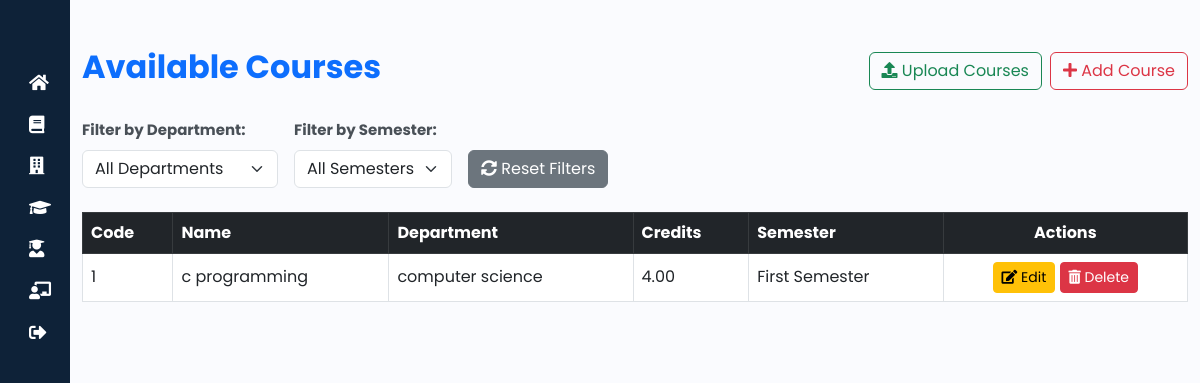
/course-list/ (signed in), run on an earlier commit of the app's database.
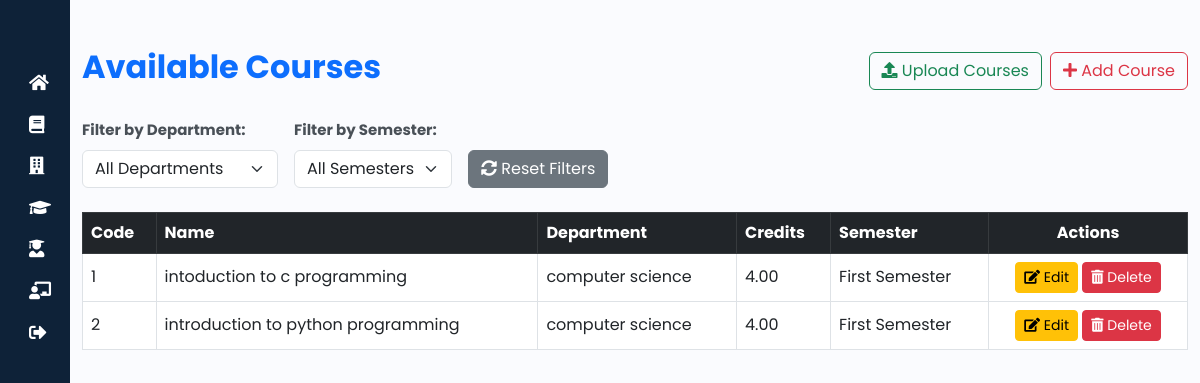
And on a later commit of the database.
### rapid/models.py (models this page shows, shortened)
class Course(models.Model):
    SEMESTER_CHOICES = [
        ('1', 'First Semester'),
        ('2', 'Second Semester'),
        ('3', 'Third Semester'),
        ('4', 'Fourth Semester'),
        ('5', 'Fifth Semester'),
        ('6', 'Sixth Semester'),
        ('7', 'Seventh Semester'),
        ('8', 'Eighth Semester'),
    ]
    course_id = models.AutoField(primary_key=True)
    course_code = models.CharField(max_length=20, unique=True)
    course_title = models.CharField(max_length=100)
    credit = models.DecimalField(max_digits=4, decimal_places=2)
    department_id = models.ForeignKey(Department, on_delete=models.CASCADE)
    semester = models.CharField(max_length=1, choices=SEMESTER_CHOICES)

class Department(models.Model):
    department_id=models.AutoField(primary_key=True)
    department_name=models.CharField(max_length=100)

### rapid/views.py (the view)
# urls.py: path('course-list/', views.course_list, name='course_list'),
@login_required
@admin_required
def course_list(request):
    courses = Course.objects.all()  # Fetch all courses from the database
    departments = Department.objects.all()  # Fetch all departments
    return render(request, 'rapid/course_list.html', {'courses': courses,"departments": departments})

### rapid/templates/rapid/course_list.html (shortened to what this page needs)
{% extends "base.html" %}
{% block content %}
<div class="container mt-5">
    <div class="d-flex justify-content-between align-items-center mb-4">
        <h2 class="fw-bold text-primary">Available Courses</h2>
        <div class="d-flex gap-2">
            <a href="/upload-courses/" class="btn btn-outline-success">
                <i class="fas fa-upload"></i> Upload Courses
            </a>
            <a href="/create-course/" class="btn btn-outline-danger">
                <i class="fas fa-plus"></i> Add Course
            </a>
        </div>
    </div>
    <div class="mb-4 d-flex flex-wrap gap-3">
        <div>
            <label for="departmentFilter" class="form-label fw-bold">Filter by Department:</label>
            <select id="departmentFilter" class="form-select">
                <option value="all">All Departments</option>
            </select>
        </div>
        <div>
            <label for="semesterFilter" class="form-label fw-bold">Filter by Semester:</label>
            <select id="semesterFilter" class="form-select">
                <option value="all">All Semesters</option>
            </select>
        </div>
        <div class="d-flex align-items-end">
            <button id="resetFilter" class="btn btn-secondary">
                <i class="fas fa-sync-alt"></i> Reset Filters
            </button>
        </div>
    </div>
    <div class="table-responsive">
        <table class="table table-hover table-bordered align-middle">
            <thead class="table-dark">
                <tr>
                    <th>Code</th>
                    <th>Name</th>
                    <th>Department</th>
                    <th>Credits</th>
                    <th>Semester</th>
                    <th class="text-center">Actions</th>
                </tr>
            </thead>
            <tbody id="courseTable">
                {% for course in courses %}
                <tr data-department="{{ course.department_id.department_id }}" data-semester="{{ course.semester }}">
                    <td>{{ course.course_code }}</td>
                    <td>{{ course.course_title }}</td>
                    <td>{{ course.department_id.department_name }}</td>
                    <td>{{ course.credit }}</td>
                    <td>{{ course.semester }}</td>
                    <td class="text-center">
                        <a href="{% url 'edit_course' course.pk %}" class="btn btn-warning btn-sm">
                            <i class="fas fa-edit"></i> Edit
                        </a>
                        <a href="{% url 'delete_course' course.pk %}"
                           onclick="return confirm('Are you sure you want to delete this course?');"
                           class="btn btn-danger btn-sm">
                            <i class="fas fa-trash-alt"></i> Delete
                        </a>
                    </td>
                </tr>
                {% empty %}
                <tr>
                    <td colspan="6" class="text-center text-muted">No courses available.</td>
                </tr>
                {% endfor %}
            </tbody>
        </table>
    </div>
</div>
{% endblock %}

What changed in the data, as far as the page shows it:
changed Course: course_title "c programming" → "intoduction to c programming"
added Course: course_code "2", course_title "introduction to python programming", department_id.department_name "computer science", credit "4.00", semester "First Semester"
